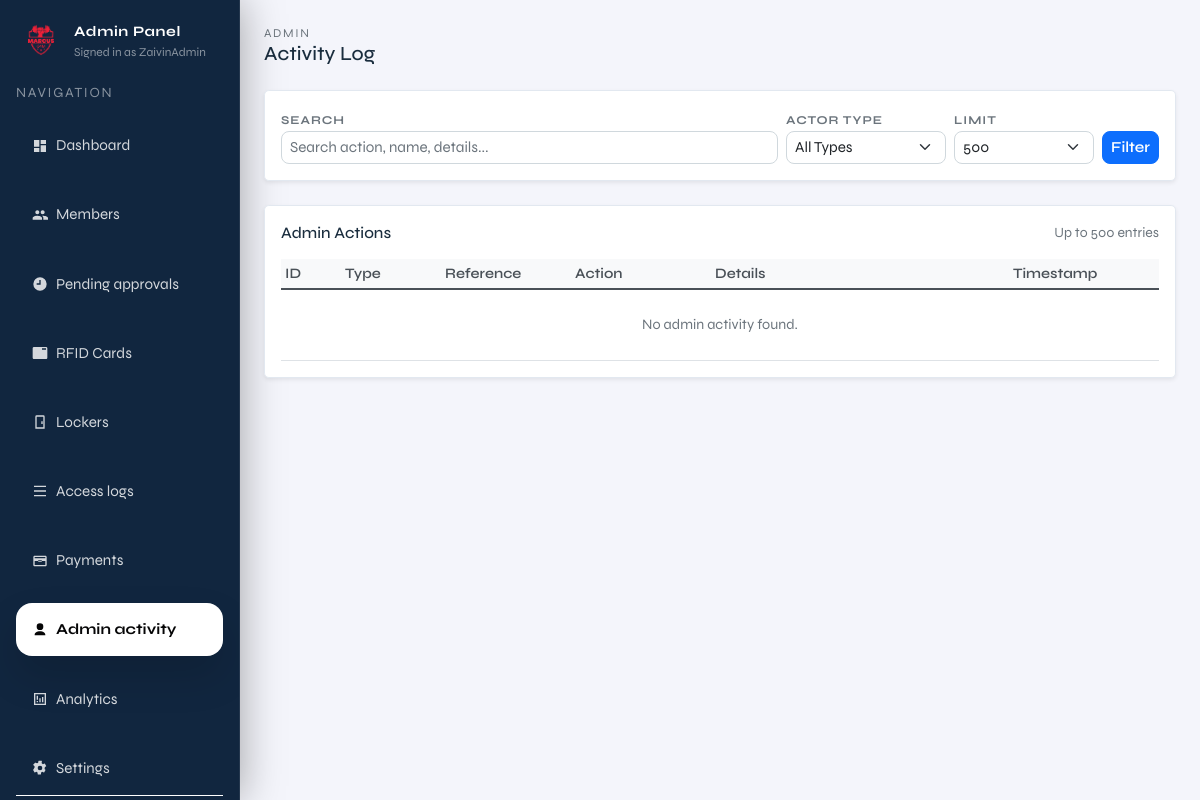
Page /admin/admin-activity (signed in) on the earlier database version.
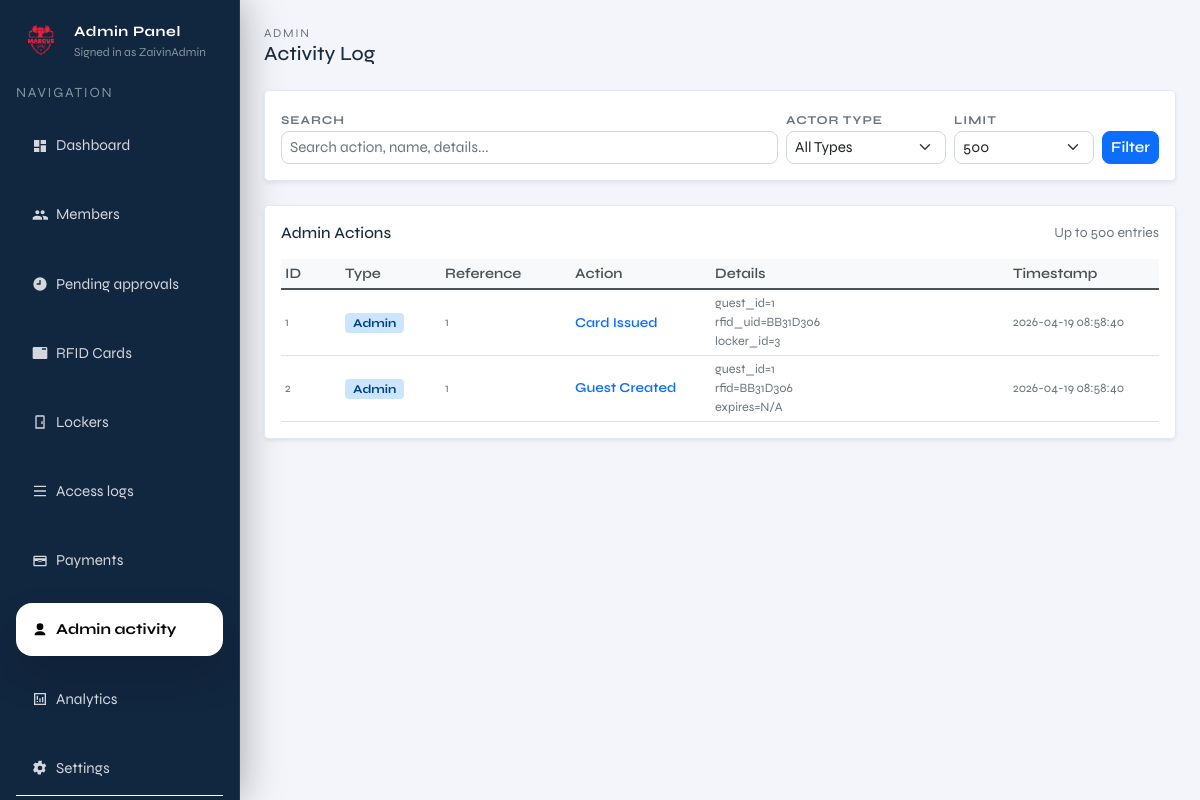
Same page on the later database version.
### tables this page shows
CREATE TABLE access_logs (
              id INTEGER PRIMARY KEY AUTOINCREMENT,
              actor_type TEXT NOT NULL, -- member|guest|admin|system
              actor_ref TEXT,           -- e.g. member_id or rfid uid
              action TEXT NOT NULL,     -- e.g. unlock_requested|unlocked|denied
              detail TEXT,
              created_at TEXT NOT NULL DEFAULT (datetime('now'))
            );

### admin.py (the view)
@admin_bp.get("/admin-activity")
def admin_activity():
    guard = _require_admin()
    if guard is not None:
        return guard
    q = (request.args.get("q") or "").strip()
    actor_type = (request.args.get("actor_type") or "").strip()
    limit = int(request.args.get("limit", 500))
    with connect() as conn:
        query = """
            SELECT id, actor_type, actor_ref, action, detail, created_at
            FROM access_logs
            WHERE actor_type IN ('admin', 'system')
        """
        params = []
        if q:
            query += " AND (actor_ref LIKE ? OR detail LIKE ? OR action LIKE ?)"
            params.extend([f"%{q}%", f"%{q}%", f"%{q}%"])
        if actor_type:
            query += " AND actor_type = ?"
            params.append(actor_type)
        query += " ORDER BY created_at DESC LIMIT ?"
        params.append(limit)
        logs = conn.execute(query, params).fetchall()
        actor_stats = conn.execute(
            """
            SELECT actor_type, COUNT(*) AS c
            FROM access_logs
            WHERE actor_type IN ('admin', 'system')
            GROUP BY actor_type
            ORDER BY c DESC
            """
        ).fetchall()
    return render_template(
        "admin/pages/admin_activity.html",
        current_page="admin_activity",
        admin_username=session.get("admin_username"),
        logs=logs,
        actor_stats=actor_stats,
        q=q,
        actor_type=actor_type,
        limit=limit,
    )

### admin.py (called while the page is built)
def _require_admin():
    if not session.get("admin_logged_in"):
        return redirect(url_for("admin.admin_login"))
    return None

@admin_bp.before_request
def _protect_admin_routes():
    if request.endpoint in ("admin.admin_login", "admin.admin_login_submit"):
        return None
    if not session.get("admin_logged_in"):
        return redirect(url_for("admin.admin_login"))

### db.py (called while the page is built)
def _db_path() -> Path:
    env_path = os.getenv("LOCKER_DB_PATH")
    if env_path:
        return Path(env_path)
    current_dir = Path(__file__).resolve().parent
    candidate_paths = [
        current_dir / "locker.sqlite3",
        current_dir / "locker.db",
        current_dir.parent / "locker.sqlite3",
        current_dir.parent / "locker.db",
    ]
    for path in candidate_paths:
        if path.exists():
            return path
    return current_dir.parent / "locker.sqlite3"

def _database_url() -> Optional[str]:
    return os.getenv("DATABASE_URL") or os.getenv("POSTGRES_URL")

def connect() -> DBConnection:
    database_url = _database_url()
    if database_url:
        if psycopg2 is None:
            raise RuntimeError("PostgreSQL support requires psycopg2-binary. Install it before using DATABASE_URL.")
        conn = psycopg2.connect(database_url)
        return DBConnection(conn, is_postgres=True)
    sqlite_conn = sqlite3.connect(
        _db_path(),
        timeout=60,
        check_same_thread=False,
    )
    sqlite_conn.execute("PRAGMA journal_mode=WAL;")
    sqlite_conn.execute("PRAGMA synchronous = NORMAL;")
    sqlite_conn.execute("PRAGMA foreign_keys = ON;")
    sqlite_conn.execute("PRAGMA busy_timeout = 60000;")
    return DBConnection(sqlite_conn, is_postgres=False)

    def __enter__(self) -> "DBConnection":
        if self._is_postgres:
            self._cursor = self._conn.cursor(cursor_factory=psycopg2.extras.RealDictCursor)
        else:
            self._conn.row_factory = sqlite3.Row
            self._cursor = self._conn.cursor()
        return self

    def __exit__(self, exc_type, exc, tb):
        try:
            if exc_type is not None:
                self._conn.rollback()
                return False
            self._conn.commit()
        finally:
            if self._cursor is not None:
                self._cursor.close()
            if self._conn is not None:
                self._conn.close()
        return False

### templates/admin/pages/admin_activity.html (shortened to what this page needs)
{% extends "admin/layout/admin.html" %}
{% block admin_content %}
  <div class="d-flex justify-content-between align-items-center mb-4">
    <div>
      <div class="text-muted" style="letter-spacing:0.14em; text-transform:uppercase; font-size:0.75rem;">Admin</div>
      <h5 class="mb-0">Activity Log</h5>
    </div>
  </div>
  <div class="card shadow-sm rounded-3 mb-4">
    <div class="card-body">
      <form method="get" action="/admin/admin-activity" class="d-flex gap-2 flex-wrap align-items-end">
        <div class="flex-grow-1" style="min-width: 220px;">
          <label class="filter-label">Search</label>
          <input type="text" name="q" class="form-control form-control-sm" placeholder="Search action, name, details..." value="{{ q }}" />
        </div>
        <div style="min-width: 160px;">
          <label class="filter-label">Actor Type</label>
          <select name="actor_type" class="form-select form-select-sm">
            <option value="">All Types</option>
          </select>
        </div>
        <div style="min-width: 140px;">
          <label class="filter-label">Limit</label>
          <select name="limit" class="form-select form-select-sm">
            <option value="500" {% if limit == 500 %}selected{% endif %}>500</option>
          </select>
        </div>
        <div class="d-flex gap-2">
          <button type="submit" class="btn btn-sm btn-primary">Filter</button>
        </div>
      </form>
    </div>
  </div>
  <div class="card shadow-sm rounded-3">
    <div class="card-body">
      <div class="d-flex justify-content-between align-items-center mb-3">
        <h6 class="card-title mb-0">Admin Actions</h6>
        <span class="text-muted small">Up to {{ limit }} entries</span>
      </div>
      <div class="activity-wrapper table-responsive">
        <table class="table table-sm table-hover align-middle mb-0">
          <thead class="position-sticky" style="top: 0; background: white; z-index: 10;">
            <tr>
              <th style="width: 60px;">ID</th>
              <th style="width: 100px;">Type</th>
              <th style="width: 130px;">Reference</th>
              <th style="width: 140px;">Action</th>
              <th>Details</th>
              <th style="width: 150px;">Timestamp</th>
            </tr>
          </thead>
          <tbody>
            {% for log in logs %}
              <tr>
                <td class="text-muted small">{{ log['id'] }}</td>
                <td>
                  {% if log['actor_type'] == 'admin' %}
                    <span class="badge badge-admin px-2 py-1" style="font-size: 0.75rem;">Admin</span>
                  {% elif log['actor_type'] == 'system' %}
                    <span class="badge badge-system px-2 py-1" style="font-size: 0.75rem;">System</span>
                  {% else %}
                    <span class="badge badge-other px-2 py-1" style="font-size: 0.75rem;">{{ log['actor_type']|title }}</span>
                  {% endif %}
                </td>
                <td class="text-muted small">
                  {% if log['actor_ref'] %}
                    {{ log['actor_ref'] }}
                  {% else %}
                    <em>—</em>
                  {% endif %}
                </td>
                <td>
                  <div class="activity-action">{{ log['action']|replace('_', ' ')|title }}</div>
                </td>
                <td class="text-muted small activity-detail">
                  {% if log['detail'] %}
                    {{ log['detail']|replace('; ', '<br>')|safe }}
                  {% else %}
                    <em>—</em>
                  {% endif %}
                </td>
                <td class="text-muted small" style="white-space: nowrap;">{{ log['created_at']|default('-') }}</td>
              </tr>
            {% else %}
              <tr><td colspan="6" class="text-center text-muted py-4">No admin activity found.</td></tr>
            {% endfor %}
          </tbody>
        </table>
      </div>
    </div>
  </div>
{% endblock %}

### templates/admin/layout/admin.html (shortened to what this page needs)
{% extends "layouts/base.html" %}
{% block body %}
<div class="d-flex">
  {% include "admin/components/sidebar.html" %}
  <main class="flex-grow-1 p-4" style="background: #f4f5fb;">
    {% block admin_content %}{% endblock %}
  </main>
</div>
{% endblock %}

### templates/layouts/base.html (shortened to what this page needs)
<!doctype html>
<html lang="en">
  <head>
    <link href="{{ url_for('static', filename='css/bootstrap.min.css') }}" rel="stylesheet" />
  </head>
  <body>
    {% block body %}{% endblock %}
  </body>
</html>

### templates/admin/components/sidebar.html (shortened to what this page needs)
<aside class="admin-sidebar p-3 d-flex flex-column" style="width: 240px;">
  <div class="d-flex align-items-center gap-2 mb-3">
    <img
      src="{{ url_for('static', filename='img/logo.png') }}"
      alt="Logo"
      width="50"
      height="50"
      style="object-fit:contain;"
    />
    <div>
      <div class="text-white fw-bold" style="font-size: 0.9rem; letter-spacing: 0.04em;">Admin Panel</div>
      <div class="text-white-50" style="font-size: 0.75rem;">Signed in as {{ admin_username or "admin" }}</div>
    </div>
  </div>
  <div class="text-white-50 small mb-3" style="letter-spacing: 0.12em; text-transform: uppercase;">
    Navigation
  </div>
  <nav class="nav flex-column gap-3 flex-grow-1">
    <a href="/admin" class="nav-link d-flex align-items-center gap-2 {% if current_page == 'dashboard' %}active{% endif %}">
      <svg width="16" height="16" viewBox="0 0 24 24" aria-hidden="true" style="flex-shrink:0;">
        <path fill="currentColor" d="M3 13h8V3H3v10Zm0 8h8v-6H3v6Zm10 0h8V11h-8v10Zm0-18v6h8V3h-8Z"/>
      </svg>
      <span>Dashboard</span>
    </a>
    <a href="/admin/members" class="nav-link d-flex align-items-center gap-2 {% if current_page == 'members' %}active{% endif %}">
      <span>Members</span>
    </a>
    <a href="/admin/pending" class="nav-link d-flex align-items-center gap-2 {% if current_page == 'pending' %}active{% endif %}">
      <svg width="16" height="16" viewBox="0 0 24 24" aria-hidden="true" style="flex-shrink:0;">
        <path fill="currentColor" d="M12 2a10 10 0 1 0 .01 20.01A10 10 0 0 0 12 2Zm1 11H7v-2h4V6h2v5Z"/>
      </svg>
      <span>Pending approvals</span>
    </a>
    <a href="/admin/rfid" class="nav-link d-flex align-items-center gap-2 {% if current_page == 'rfid' %}active{% endif %}">
      <svg width="16" height="16" viewBox="0 0 24 24" aria-hidden="true" style="flex-shrink:0;">
        <path fill="currentColor" d="M21 3H3c-1.1 0-2 .9-2 2v14c0 1.1.9 2 2 2h18c1.1 0 2-.9 2-2V5c0-1.1-.9-2-2-2Zm0 4h-6V5h6v2Z"/>
      </svg>
      <span>RFID Cards</span>
    </a>
    <a href="/admin/lockers" class="nav-link d-flex align-items-center gap-2 {% if current_page == 'lockers' %}active{% endif %}">
      <svg width="16" height="16" viewBox="0 0 24 24" aria-hidden="true" style="flex-shrink:0;">
        <path fill="currentColor" d="M7 2h10a2 2 0 0 1 2 2v18H5V4a2 2 0 0 1 2-2Zm0 2v16h10V4H7Zm7 7h2v4h-2v-4Z"/>
      </svg>
      <span>Lockers</span>
    </a>
    <a href="/admin/access-logs" class="nav-link d-flex align-items-center gap-2 {% if current_page == 'access_logs' %}active{% endif %}">
      <svg width="16" height="16" viewBox="0 0 24 24" aria-hidden="true" style="flex-shrink:0;">
        <path fill="currentColor" d="M3 4h18v2H3V4Zm0 14h18v2H3v-2Zm0-7h18v2H3v-2Z"/>
      </svg>
      <span>Access logs</span>
    </a>
    <a href="/admin/payments" class="nav-link d-flex align-items-center gap-2 {% if current_page == 'payments' %}active{% endif %}">
      <svg width="16" height="16" viewBox="0 0 24 24" aria-hidden="true" style="flex-shrink:0;">
        <path fill="currentColor" d="M20 4H4c-1.11 0-1.99.89-1.99 2L2 18c0 1.11.89 2 2 2h16c1.11 0 2-.89 2-2V6c0-1.11-.89-2-2-2Zm0 14H4v-6h16v6Zm0-10H4V6h16v2Zm-6 5h-4c-.55 0-1-.45-1-1s.45-1 1-1h4c.55 0 1 .45 1 1s-.45 1-1 1Z"/>
      </svg>
      <span>Payments</span>
    </a>
    <a href="/admin/admin-activity" class="nav-link d-flex align-items-center gap-2 {% if current_page == 'admin_activity' %}active{% endif %}">
      <svg width="16" height="16" viewBox="0 0 24 24" aria-hidden="true" style="flex-shrink:0;">
        <path fill="currentColor" d="M12 12a5 5 0 1 0-5-5 5 5 0 0 0 5 5Zm0 2c-4.42 0-8 2.24-8 5v1h16v-1c0-2.76-3.58-5-8-5Z"/>
      </svg>
      <span>Admin activity</span>
    </a>
    <a href="/admin/analytics" class="nav-link d-flex align-items-center gap-2 {% if current_page == 'analytics' %}active{% endif %}">
      <svg width="16" height="16" viewBox="0 0 24 24" aria-hidden="true" style="flex-shrink:0;">
        <path fill="currentColor" d="M3 3h18v18H3V3Zm2 2v14h14V5H5Zm2 10h2v2H7v-2Zm0-8h2v6H7V7Zm4 4h2v6h-2V11Zm4-2h2v8h-2V9Z"/>
      </svg>
      <span>Analytics</span>
    </a>
    <a href="/admin/settings" class="nav-link d-flex align-items-center gap-2 {% if current_page == 'settings' %}active{% endif %}">
      <span>Settings</span>
    </a>
  </nav>
  <div class="mt-auto pt-4 border-top border-white border-opacity-10">
  </div>
</aside>

### templates/layouts/base.html (style rules this page uses)
:root { --brand-blue: #1a3a5c; --brand-teal: #0f6e56; --brand-accent: #378add; --brand-light: #f4f6f9; --brand-white: #ffffff; }
*, *::before, *::after { box-sizing: border-box; }
html, body { height: 100%; margin: 0; padding: 0; }
html, body { -ms-overflow-style: none; scrollbar-width: none; }
body { font-family: 'Syne', sans-serif; background: var(--brand-light); color: #1a2d3e; font-size: 16px; }
.btn, .btn-primary, .btn-secondary, .btn-danger, .btn-outline-danger { border-radius: 8px; font-weight: 600; transition: all 0.2s ease; font-size: 0.95rem; }
.form-control, .form-select, input[type="text"], input[type="email"], input[type="password"], textarea { border-radius: 8px; font-size: 0.95rem; border: 1px solid #d0d8dd; }
.table { font-size: 0.9rem; }
.card { border-radius: 12px; border: 1px solid #e2e8f0; }
.badge { padding: 4px 8px; font-size: 0.75rem; }

### templates/admin/layout/admin.html (style rules this page uses)
.admin-sidebar { background: #11263f; width: 260px; flex-shrink: 0; display: flex; flex-direction: column; position: sticky; top: 0; height: 100vh; overflow-y: auto; box-shadow: 0 0 40px rgba(0, 0, 0, 0.35); border-right: 1px solid rgba(255,255,255,0.08); }
.admin-sidebar .nav-link { color: rgba(255,255,255,0.82); border-radius: 1rem; padding: 0.95rem 1rem; font-size: 0.95rem; transition: background 0.2s ease, color 0.2s ease, transform 0.2s ease; background: transparent; }
.admin-sidebar .nav-link.active { background: #ffffff; color: #060607; font-weight: 700; box-shadow: 0 20px 40px rgba(0, 0, 0, 0.14); }
main { flex: 1; min-height: 100vh; overflow-y: auto; padding: 16px; }

### templates/admin/pages/admin_activity.html (style rules this page uses)
.activity-wrapper { max-height: 640px; overflow-y: auto; }
.badge-admin { background-color: #cce5ff; color: #004085; }
.table th { background-color: #f8f9fa; border-bottom: 2px solid #dee2e6; font-weight: 600; color: #495057; }
.table thead th { position: sticky; top: 0; z-index: 10; background: #f8f9fa; }
.filter-label { font-size: 0.75rem; font-weight: 700; text-transform: uppercase; letter-spacing: 0.08em; color: #6c757d; }
.activity-detail { white-space: normal; word-break: break-word; }
.activity-action { font-size: 0.85rem; color: #0d6efd; font-weight: 600; }

Differences in the rows shown:
added access_logs: id "1", actor_type "Admin", actor_ref "1", action "Card Issued", detail "guest_id=1 rfid_uid=BB31D306 locker_id=3", created_at "2026-04-19 08:58:40"
added access_logs: id "2", actor_type "Admin", actor_ref "1", action "Guest Created", detail "guest_id=1 rfid=BB31D306 expires=N/A", created_at "2026-04-19 08:58:40"
Other differences:
text no longer shown: "No admin activity found."
